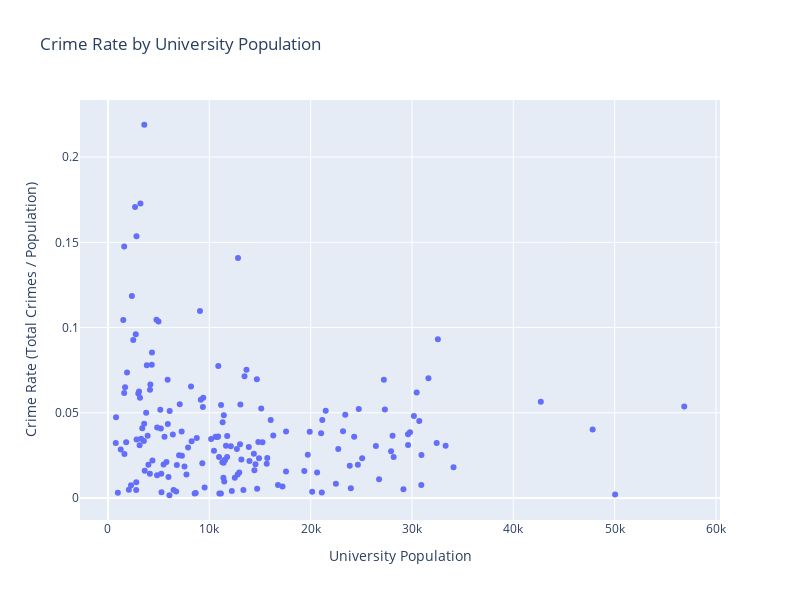

Notebook code for this chart:
### Code cell
# Calculate total crimes for each university
df_unis['total_crimes'] = df_unis['total_persons_crimes'] + df_unis['total_property_crimes'] + df_unis['total_society_crimes']

# Calculate crime rate per population
df_unis['crime_rate'] = df_unis['total_crimes'] / df_unis['Population']

# Create scatter plot of crime rate vs population
fig = go.Figure(data=go.Scatter(
    x=df_unis['Population'],
    y=df_unis['crime_rate'],
    mode='markers',
    text=df_unis['Agency Name'],
    hovertemplate="University: %{text}<br>Population: %{x}<br>Crime Rate: %{y:.2%}<extra></extra>"
))

# Update layout
fig.update_layout(
    title='Crime Rate by University Population',
    xaxis_title='University Population',
    yaxis_title='Crime Rate (Total Crimes / Population)',
    width=800,
    height=600
)

fig.show()

# Print average crime rate
avg_crime_rate = df_unis['crime_rate'].mean()
print(f"\nAverage crime rate across universities: {avg_crime_rate:.2%}")

# Print universities with highest and lowest crime rates
highest_rate = df_unis.nlargest(1, 'crime_rate')
lowest_rate = df_unis.nsmallest(1, 'crime_rate')

print(f"\nHighest crime rate:")
print(f"{highest_rate['Agency Name'].values[0]}: {highest_rate['crime_rate'].values[0]:.2%}")

print(f"\nLowest crime rate:")
print(f"{lowest_rate['Agency Name'].values[0]}: {lowest_rate['crime_rate'].values[0]:.2%}")

### Figure 1 — Plotly figure (JSON) as saved in the notebook; plotly's stock layout.template omitted (floating-point values rounded to 4 significant figures; data arrays with more than 128 entries replaced by an {"elided": "..."} marker saying what was removed)
{"data": [{"hovertemplate": "University: %{text}<br>Population: %{x}<br>Crime Rate: %{y:.2%}<extra></extra>", "mode": "markers", "text": {"elided": "193 str values"}, "type": "scatter", "x": {"elided": "193 float values"}, "y": {"elided": "193 float values"}}], "layout": {"height": 600, "title": {"text": "Crime Rate by University Population"}, "width": 800, "xaxis": {"title": {"text": "University Population"}}, "yaxis": {"title": {"text": "Crime Rate (Total Crimes / Population)"}}}}
